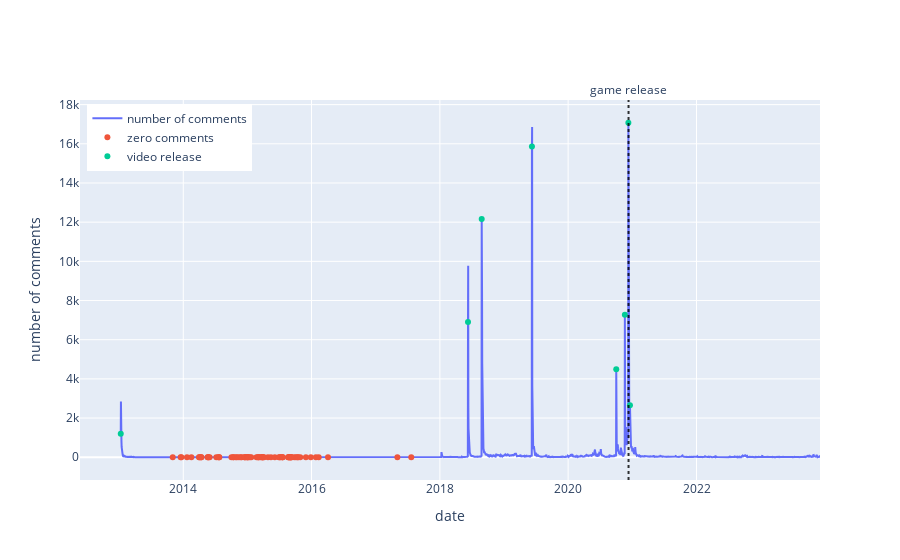

Here is the notebook cell this chart was saved with:
### Code cell
import plotly.graph_objects as go
from datetime import datetime

fig1=go.Figure()
# comment frequency
freq_plt = go.Scatter(x = freq_df.index, y = freq_df, mode="lines", name = "number of comments")
# zero values
zeros = freq_df.loc[freq_df == 0]
zero_values_plt = go.Scatter(x=zeros.index, y=zeros, mode="markers", name = "zero comments")
# video release dates
rdates = ["2020-11-19","2013-01-10","2018-06-10","2018-08-27","2020-10-01",
          "2019-06-09","2019-06-09","2020-12-09","2013-01-10","2020-12-18"]
rdates_df = freq_df.loc[freq_df.index.isin(rdates)]
rdates_plt = go.Scatter(x=rdates_df.index, y=rdates_df, mode="markers", name = "video release")

fig1.add_trace(freq_plt)
fig1.add_trace(zero_values_plt)
fig1.add_trace(rdates_plt)
# release date
fig1.add_vline(x = datetime.strptime("2020-12-10", "%Y-%m-%d").timestamp() * 1000,line_dash="dot",line_color="black",opacity=0.8,
              annotation_text="game release",annotation_position="top")
fig1.update_layout(legend=dict(
    yanchor="top",
    y=0.99,
    xanchor="left",
    x=0.01
))
fig1.update_yaxes(title="number of comments")
fig1.update_xaxes(title="date")
fig1.show()

### Figure 1 — Plotly figure (JSON) as saved in the notebook; plotly's stock layout.template omitted (floating-point values rounded to 4 significant figures; data arrays with more than 128 entries replaced by an {"elided": "..."} marker saying what was removed)
{"data": [{"mode": "lines", "name": "number of comments", "type": "scatter", "x": {"elided": "3982 str values"}, "y": {"elided": "3982 int values"}}, {"mode": "markers", "name": "zero comments", "type": "scatter", "x": ["2013-11-02T00:00:00", "2013-12-17T00:00:00", "2013-12-21T00:00:00", "2014-01-22T00:00:00", "2014-02-16T00:00:00", "2014-04-01T00:00:00", "2014-04-02T00:00:00", "2014-04-09T00:00:00", "2014-04-13T00:00:00", "2014-04-14T00:00:00", "2014-05-19T00:00:00", "2014-05-23T00:00:00", "2014-05-24T00:00:00", "2014-05-31T00:00:00", "2014-07-08T00:00:00", "2014-07-19T00:00:00", "2014-07-24T00:00:00", "2014-07-25T00:00:00", "2014-10-02T00:00:00", "2014-10-13T00:00:00", "2014-10-14T00:00:00", "2014-10-27T00:00:00", "2014-11-03T00:00:00", "2014-11-14T00:00:00", "2014-11-25T00:00:00", "2014-11-29T00:00:00", "2014-12-15T00:00:00", "2014-12-18T00:00:00", "2014-12-20T00:00:00", "2014-12-29T00:00:00", "2015-01-01T00:00:00", "2015-01-03T00:00:00", "2015-01-07T00:00:00", "2015-01-15T00:00:00", "2015-01-23T00:00:00", "2015-02-22T00:00:00", "2015-03-01T00:00:00", "2015-03-06T00:00:00", "2015-03-07T00:00:00", "2015-03-17T00:00:00", "2015-03-25T00:00:00", "2015-03-26T00:00:00", "2015-03-30T00:00:00", "2015-03-31T00:00:00", "2015-04-06T00:00:00", "2015-04-28T00:00:00", "2015-05-15T00:00:00", "2015-06-06T00:00:00", "2015-06-29T00:00:00", "2015-07-05T00:00:00", "2015-07-07T00:00:00", "2015-07-18T00:00:00", "2015-07-20T00:00:00", "2015-07-21T00:00:00", "2015-08-20T00:00:00", "2015-08-24T00:00:00", "2015-08-25T00:00:00", "2015-08-28T00:00:00", "2015-09-01T00:00:00", "2015-09-02T00:00:00", "2015-09-03T00:00:00", "2015-09-06T00:00:00", "2015-09-09T00:00:00", "2015-09-10T00:00:00", "2015-09-25T00:00:00", "2015-10-05T00:00:00", "2015-10-14T00:00:00", "2015-10-17T00:00:00", "2015-10-29T00:00:00", "2015-11-30T00:00:00", "2015-12-28T00:00:00", "2016-01-26T00:00:00", "2016-02-11T00:00:00", "2016-04-04T00:00:00", "2017-05-04T00:00:00", "2017-07-22T00:00:00"], "y": [0, 0, 0, 0, 0, 0, 0, 0, 0, 0, 0, 0, 0, 0, 0, 0, 0, 0, 0, 0, 0, 0, 0, 0, 0, 0, 0, 0, 0, 0, 0, 0, 0, 0, 0, 0, 0, 0, 0, 0, 0, 0, 0, 0, 0, 0, 0, 0, 0, 0, 0, 0, 0, 0, 0, 0, 0, 0, 0, 0, 0, 0, 0, 0, 0, 0, 0, 0, 0, 0, 0, 0, 0, 0, 0, 0]}, {"mode": "markers", "name": "video release", "type": "scatter", "x": ["2013-01-10T00:00:00", "2018-06-10T00:00:00", "2018-08-27T00:00:00", "2019-06-09T00:00:00", "2020-10-01T00:00:00", "2020-11-19T00:00:00", "2020-12-09T00:00:00", "2020-12-18T00:00:00"], "y": [1204, 6901, 12161, 15858, 4488, 7275, 17075, 2652]}], "layout": {"annotations": [{"showarrow": false, "text": "game release", "x": 1607554800000, "xanchor": "center", "xref": "x", "y": 1, "yanchor": "bottom", "yref": "y domain"}], "legend": {"x": 0.01, "xanchor": "left", "y": 0.99, "yanchor": "top"}, "shapes": [{"line": {"color": "black", "dash": "dot"}, "opacity": 0.8, "type": "line", "x0": 1607554800000, "x1": 1607554800000, "xref": "x", "y0": 0, "y1": 1, "yref": "y domain"}], "xaxis": {"title": {"text": "date"}}, "yaxis": {"title": {"text": "number of comments"}}}}
